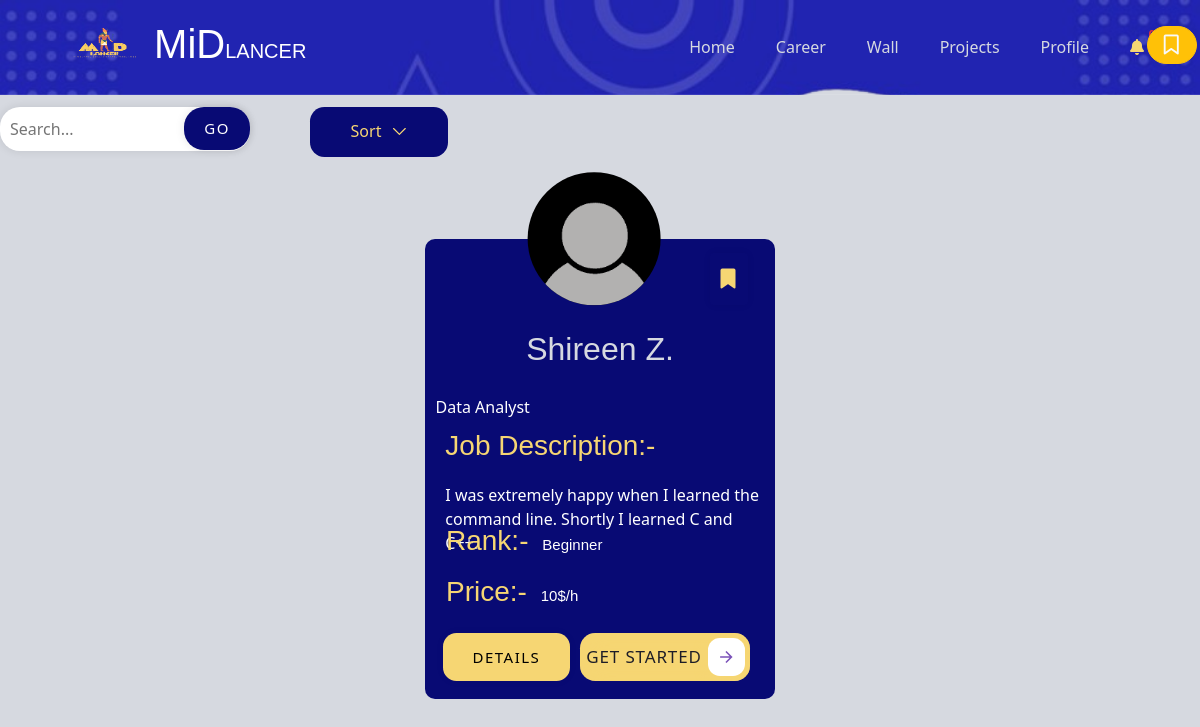
Page /pinned_freelancers.php (signed in) on the committed database.
### tables this page shows
CREATE TABLE `bookmark` (
  `freelancer_id` int(11) NOT NULL,
  `user_id` int(11) NOT NULL
);

CREATE TABLE `freelancer` (
  `freelancer_id` int(11) NOT NULL,
  `freelancer_name` varchar(255) NOT NULL,
  `email` varchar(255) NOT NULL,
  `phone_number` varchar(11) NOT NULL,
  `password` varchar(255) NOT NULL,
  `birthdate` date NOT NULL,
  `national_id` varchar(14) NOT NULL,
  `freelancer_image` longtext DEFAULT NULL,
  `job_title` varchar(255) NOT NULL,
  `available_hours` int(11) DEFAULT NULL,
  `price/hr` float DEFAULT 5,
  `link1` varchar(255) DEFAULT NULL,
  `link2` varchar(255) DEFAULT NULL,
  `freelancer_file` longtext DEFAULT NULL,
  `bio` text DEFAULT NULL,
  `premium` varchar(255) DEFAULT '0',
  `view` int(11) DEFAULT 0,
  `hidden` tinyint(1) DEFAULT 0,
  `admin_hidden` tinyint(1) DEFAULT 0,
  `career_id` int(11) NOT NULL,
  `rank_id` int(11) DEFAULT 1,
  `webssite_price` int(11) NOT NULL DEFAULT 5,
  `fl_join_date` date NOT NULL DEFAULT current_timestamp(),
  `last_seen` datetime DEFAULT current_timestamp()
);

CREATE TABLE `career` (
  `career_id` int(11) NOT NULL,
  `career_path` varchar(250) NOT NULL,
  `career_desc` text NOT NULL,
  `career_image` longtext NOT NULL
);

CREATE TABLE `rank` (
  `rank_id` int(11) NOT NULL,
  `rank` varchar(250) NOT NULL
);

### pinned_freelancers.php (the view, shortened to what this page needs)
<?php
include 'nav+bm.php';
if(isset($_SESSION['user_id']))
    $user_id = $_SESSION['user_id'];
else
    header("Location: home.php");
if (isset($_GET['sort']))
    $sort = mysqli_real_escape_string($connect, $_GET['sort']);
else
    $sort = '';
if (isset($_GET['search']))
    $search = mysqli_real_escape_string($connect, $_GET['search']);
else
    $search = '';
$displayFLs = "SELECT *,`freelancer`.`freelancer_id` AS 'f_fid' FROM `bookmark`
               JOIN `freelancer` ON `bookmark`.`freelancer_id` = `freelancer`.`freelancer_id`
               JOIN `rank` ON `freelancer`.`rank_id` = `rank`.`rank_id`
               JOIN `career` ON `freelancer`.`career_id` = `career`.`career_id`
               LEFT JOIN `subscription` ON `freelancer`.`freelancer_id` = `subscription`.`freelancer_id`
               WHERE `bookmark`.`user_id` = '$user_id'
               AND (`freelancer`.`freelancer_name` LIKE '%$search%' OR `freelancer`.`bio` LIKE '%$search%' OR SOUNDEX(`freelancer`.`freelancer_name`) = SOUNDEX('$search')) AND `freelancer`.`hidden` = '0' AND `freelancer`.`admin_hidden`='0'
               GROUP BY `freelancer`.`freelancer_id`
              ";
$limit = 6;
if (isset($_GET['page']))
    $pageNum = $_GET['page'];
else
    $pageNum = 1;
$offset = ($pageNum - 1) * $limit;
if ($sort == 'p_asc')
    $displayFLs .= " ORDER BY `price/hr`, `freelancer`.`rank_id` DESC, `subscription`.`plan_id` DESC LIMIT $limit OFFSET $offset";
else if ($sort == 'p_dsc')
    $displayFLs .= " ORDER BY `price/hr` DESC, `freelancer`.`rank_id` DESC, `subscription`.`plan_id` DESC LIMIT $limit OFFSET $offset";
else if ($sort == 'rank')
    $displayFLs .= " ORDER BY `freelancer`.`rank_id` DESC, `subscription`.`plan_id` DESC LIMIT $limit OFFSET $offset";
else
    $displayFLs .= " ORDER BY `subscription`.`plan_id` DESC LIMIT $limit OFFSET $offset";
$ExecDisplayFLs = mysqli_query($connect, $displayFLs);
?>
<!DOCTYPE html>
<html lang="en">
<head>
    <link href="https://cdn.jsdelivr.net/npm/bootstrap@5.0.2/dist/css/bootstrap.min.css" rel="stylesheet"
>
    <link rel="stylesheet" href="https://cdnjs.cloudflare.com/ajax/libs/font-awesome/6.6.0/css/all.min.css">
    <link rel="stylesheet" href="css/freelancers.css">
</head>
<body >
<div class="upper">
    <div class="search">
        <form method="GET" action="pinned_freelancers.php">
            <input placeholder="Search..." type="text" name="search" value="<?php echo $search; ?>">
            <button type="submit">Go</button>
        </form>
    </div>
    <div class="menu">
        <div class="item">
            <a href="#" class="link">
                <span> Sort</span>
            </a>
        </div>
    </div>
</div>
<div class="cards pt-5">
    <?php if (mysqli_num_rows($ExecDisplayFLs) > 0) { while ($data = mysqli_fetch_assoc($ExecDisplayFLs)) { ?>
        <div class="main-dashcard" >
            <div class="image"><img src="img/profile/<?php echo $data['freelancer_image']?>" alt="Profile Pic"></div>
            <?php if(isset($user_id)) {?>
            <form method="POST">
                <?php
                $fid = $data['f_fid'];
                $chk = "SELECT * FROM bookmark WHERE freelancer_id = '$fid' AND user_id = '$user_id'";
                $runChk = mysqli_query($connect, $chk);
                if (mysqli_num_rows($runChk)> 0) {?>
                <button name="bkmrk-btn" class="btn "><a class="color"><i class="fa-solid fa-bookmark white warning"></i></a></button>
                <?php } else { ?>
                <button name="bkmrk-btn" class="btn"><a class="color"><i class="fa-regular fa-bookmark white"></i></a></button>
                <?php }}?>
            </form>
            <div class="txt">
                <div class="title">
                    <h2><?php echo htmlspecialchars($data['freelancer_name']); ?></h2>
                </div>
                <div class="content">
                    <span><?php echo htmlspecialchars($data['career_path']); ?></span>
                    <h3>Job Description:-</h3>
                    <p><?php echo $data['bio']; ?></p>
                </div>
                <div class="ranks">
                    <h3>Rank:- <span><?php echo htmlspecialchars($data['rank']); ?></span></h3>
                    <br>
                    <h3>Price:- <span><?php echo htmlspecialchars($data['price/hr']); ?>$/h</span></h3>
                </div>
                <div class="btns">
                    <div class="buttons">
                        <a href="freelancerview.php?vfid=<?php echo $data['f_fid']?>"><button class="dtlsbtn">Details</button></a>
                        <?php if(isset($_SESSION['freelancer_id']) OR !(isset($_SESSION['user_id']))) { ?>
                        <button class="cssbuttons-io-button" type="submit" style="visibility: hidden">Get started
                            <div class="icon">
                                <svg height="24" width="24" viewBox="0 0 24 24" xmlns="http://www.w3.org/2000/svg">
                                    <path d="M0 0h24v24H0z" fill="none"></path>
                                    <path d="M16.172 11l-5.364-5.364 1.414-1.414L20 12l-7.778 7.778-1.414-1.414L16.172 13H4v-2z" fill="currentColor"></path>
                                </svg>
                            </div>
                        </button>
                        <?php } else {?>
                        <form method="POST">
                            <?php if(isset($_GET['details'])) {?>
                            <button class="cssbuttons-io-button" name="get_started" type="submit">Get started
                                <div class="icon">
                                    <svg height="24" width="24" viewBox="0 0 24 24" xmlns="http://www.w3.org/2000/svg">
                                        <path d="M0 0h24v24H0z" fill="none"></path>
                                        <path d="M16.172 11l-5.364-5.364 1.414-1.414L20 12l-7.778 7.778-1.414-1.414L16.172 13H4v-2z" fill="currentColor"></path>
                                    </svg>
                                </div>
                            </button>
                            <?php } else { ?>
                            <button class="cssbuttons-io-button" name="get_drop_down">Get started
                                <div class="icon">
                                    <svg height="24" width="24" viewBox="0 0 24 24" xmlns="http://www.w3.org/2000/svg">
                                        <path d="M0 0h24v24H0z" fill="none"></path>
                                        <path d="M16.172 11l-5.364-5.364 1.414-1.414L20 12l-7.778 7.778-1.414-1.414L16.172 13H4v-2z" fill="currentColor"></path>
                                    </svg>
                                </div>
                            </button>
                            <?php } } ?>
                        </form>
                    </div>
                </div>
            </div>
        </div>
    <?php } } else { ?>
        <div class="cards">
            <p>No Freelancers Matching your Criteria</p>
        </div>
    <?php } ?>
</div>
</body>
</html>

### css/nav+bm.css (style rules this page uses)
:root { --primary-color: #080a74; --secondary-color: #f6d673; --Thirdly-color: #d6d9e0; --fourthly-color: #1d1d27; }
h2 { color: var(--Thirdly-color); }
button { padding: 4px 20px; border-radius: 50px; cursor: pointer; border: 0; border-radius: 0.9em; background-color: var(--secondary-color); box-shadow: rgb(0 0 0 / 5%) 0 0 8px; letter-spacing: 1.5px; text-transform: uppercase; font-size: 15px; transition: all 0.5s ease; font-family: inherit; margin-left: 20px; }
a { text-decoration: none; color: var(--fourthly-color); }

### rows in the picture
bookmark: freelancer.freelancer_image (placeholder picture), freelancer.freelancer_name "Shireen Z.", career.career_path "Data Analyst", freelancer.bio "I was extremely happy when I learned the command line. Shortly I learned C and C++.", rank.rank "Beginner", freelancer "10"
